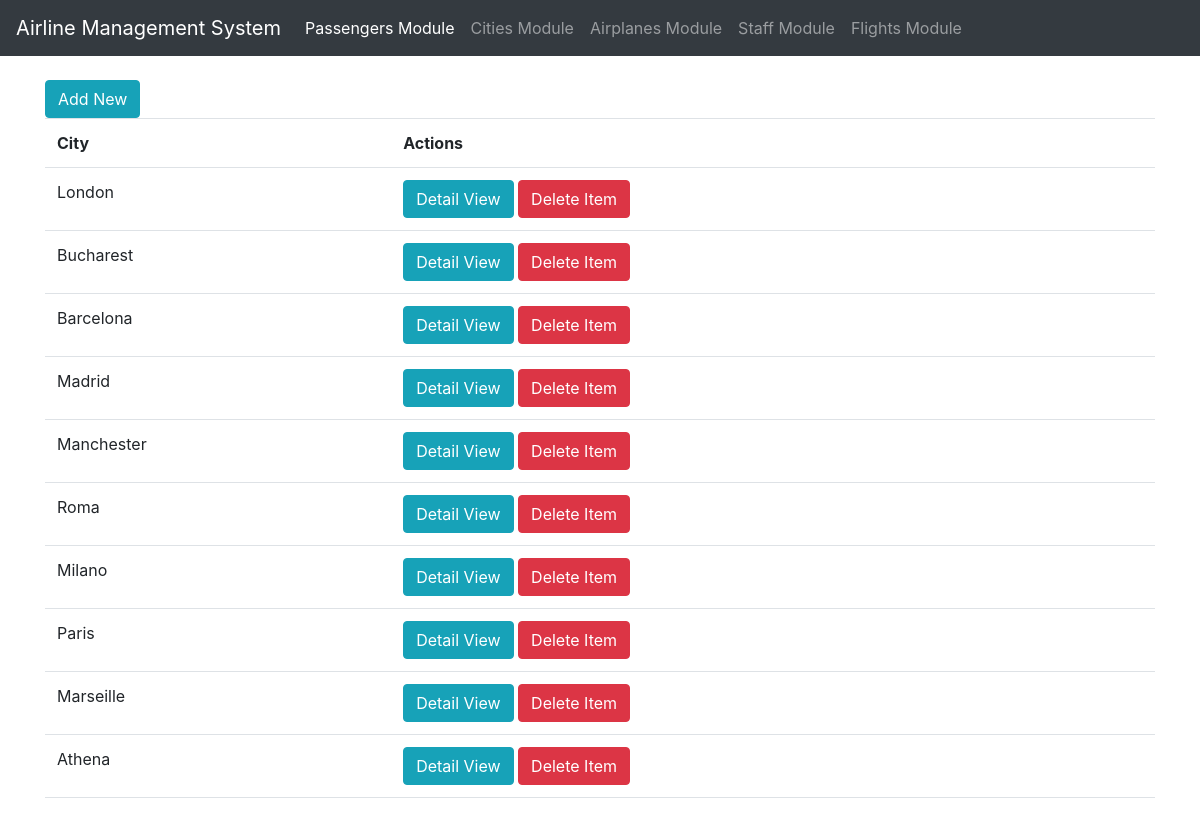
Screenshot of /city/ with the database file from the repository.
### CitiesModule/models.py (models this page shows, shortened)
class City(models.Model):
    name = models.CharField(max_length=100)

### CitiesModule/views.py (the view)
# urls.py: path('', name='airplane listview', view=index),
def index(request):
    cities = City.objects.all()
    return render(request,'city_listview.html',{'cities':cities})

### CitiesModule/templates/city_listview.html (shortened to what this page needs)
{% extends "city_base.html" %}
{% block content %}
<div class="container">
    <br/>
    <a class="btn btn-info" href="{% url 'city add' %}">Add New</a>
    <table class="table">
        <tr>
            <th>City</th>
            <th>Actions</th>
        </tr>
        {% for city in cities %}
        <tr>
            <td>{{ city.name }}</td>
            <td>
                <a class="btn btn-info" href="view/{{ city.id }}">Detail View</a>
                <a class="btn btn-danger" href="delete/{{ city.id }}">Delete Item</a>
            </td>
        </tr>
        {% endfor %}
    </table>
</div>
{% endblock %}

### rows the page displays
City: name "London"
City: name "Bucharest"
City: name "Barcelona"
City: name "Madrid"
City: name "Manchester"
City: name "Roma"
City: name "Milano"
City: name "Paris"
City: name "Marseille"
City: name "Athena"
